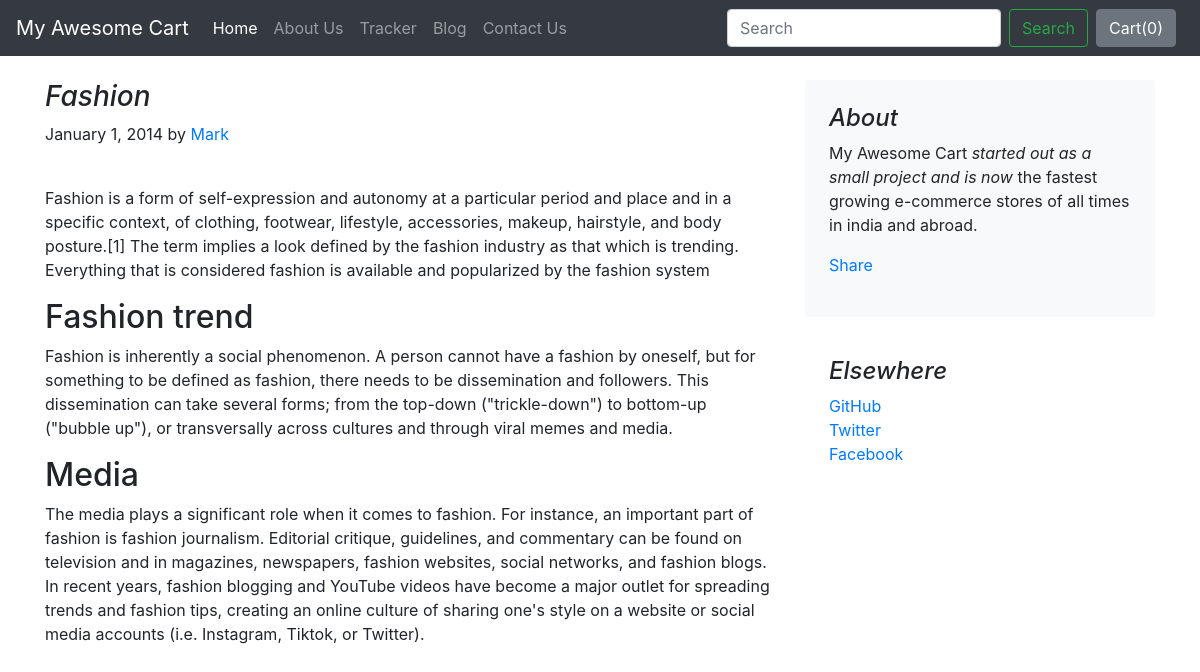
The page /blog/blogpost/1 on the database its author committed.
### blog/models.py (models this page shows)
class Blogpost(models.Model):
    post_id = models.AutoField(primary_key= True)
    title = models.CharField(max_length=50)
    head0 = models.CharField(max_length=500, default="")
    chead0 = models.CharField(max_length=5000, default="")
    head1 = models.CharField(max_length=500, default="")
    chead1 = models.CharField(max_length=5000, default="")
    head2 = models.CharField(max_length=500, default="")
    chead2 = models.CharField(max_length=5000, default="")
    pub_date = models.DateField()
    thumbnail = models.ImageField(upload_to='shop/images', default="")
    def __str__(self):
        return self.title

### blog/views.py (the view)
# urls.py: path("blogpost/<int:id>", views.blogpost, name="blogPost")
def blogpost(request, id):
    post= Blogpost.objects.filter(post_id = id)[0]
    print(post)
    return render(request, 'blog/blogpost.html', {'post':post})

### blog/templates/blog/blogpost.html (shortened to what this page needs)
{% extends 'blog/basic.html' %}
{% block body %}
<div class="container">
    <div class="row mt-4">
        <div class="col-md-8 blog-main">
            <h3 class="font-italic">
                {{post.title}}
            </h3>
            <div class="blog-post">
                <p class="blog-post-meta">January 1, 2014 by <a href="#">Mark</a></p>
                <div class="fb-like" data-href="http://127.0.0.1:8000/blog/blogpost/{{post.post_id}}" data-layout="standard" data-action="like" data-size="large" data-show-faces="false" data-share="true"></div><br>
                <p>{{post.chead0}}</p>
                <h2>{{post.head1}}</h2>
                <p>{{post.chead1}}</p>
                <h2>{{post.head2}}</h2>
                <p>{{post.chead2}}</p>
            </div>
        </div>
        <aside class="col-md-4 blog-sidebar">
            <div class="p-4 mb-3 bg-light rounded">
                <h4 class="font-italic">About</h4>
                <p class="mb-0">My Awesome Cart <em>started out as a small project and is now</em> the fastest growing e-commerce stores of all times in india and abroad.</p>
                <div class="my-3 fb-share-button" data-href="http://127.0.0.1:8000/blog/blogpost/&#123;&#123;post.post_id&#125;&#125;" data-layout="button_count" data-size="large"><a target="_blank" href="https://www.facebook.com/sharer/sharer.php?u=http%3A%2F%2F127.0.0.1%3A8000%2Fblog%2Fblogpost%2F4&src=sdkpreparse" class="fb-xfbml-parse-ignore">Share</a></div>
            </div>
            <div class="p-4">
                <h4 class="font-italic">Elsewhere</h4>
                <ol class="list-unstyled">
                    <li><a href="#">GitHub</a></li>
                    <li><a href="#">Twitter</a></li>
                    <li><a href="#">Facebook</a></li>
                </ol>
            </div>
        </aside>
    </div>
</div>
{% endblock %}

### rows shown on the page
Blogpost: title "Fashion", chead0 "Fashion is a form of self-expression and autonomy at a particular period and place and in a specific context, of clothing, footwear, lifestyle, accessories, makeup, hairstyle, and body posture.[1] The term implies a look defined by the fashion industry as that which is trending. Everything that is considered fashion is available and popularized by the fashion system", head1 "Fashion trend", chead1 "Fashion is inherently a social phenomenon. A person cannot have a fashion by oneself, but for something to be defined as fashion, there needs to be dissemination and followers. This dissemination can take several forms; from the top-down (\"trickle-down\") to bottom-up (\"bubble up\"), or transversally across cultures and through viral memes and media.", head2 "Media", chead2 "The media plays a significant role when it comes to fashion. For instance, an important part of fashion is fashion journalism. Editorial critique, guidelines, and commentary can be found on television and in magazines, newspapers, fashion websites, social networks, and fashion blogs. In recent years, fashion blogging and YouTube videos have become a major outlet for spreading trends and fashion tips, creating an online culture of sharing one's style on a website or social media accounts (i.e. Instagram, Tiktok, or Twitter)."
